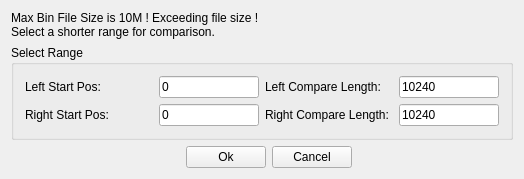
<?xml version="1.0" encoding="UTF-8"?>
<ui version="4.0">
 <class>HexCmpRangeWin</class>
 <widget class="QWidget" name="HexCmpRangeWin">
  <property name="geometry">
   <rect>
    <x>0</x>
    <y>0</y>
    <width>524</width>
    <height>167</height>
   </rect>
  </property>
  <property name="maximumSize">
   <size>
    <width>550</width>
    <height>16777215</height>
   </size>
  </property>
  <property name="windowTitle">
   <string>HexCmpRangeWin</string>
  </property>
  <layout class="QVBoxLayout" name="verticalLayout_2">
   <item>
    <widget class="QLabel" name="label">
     <property name="maximumSize">
      <size>
       <width>16777215</width>
       <height>50</height>
      </size>
     </property>
     <property name="text">
      <string>Max Bin File Size is 10M ! Exceeding file size ! 
Select a shorter range for comparison. </string>
     </property>
    </widget>
   </item>
   <item>
    <widget class="QGroupBox" name="groupBox">
     <property name="title">
      <string>Select Range</string>
     </property>
     <layout class="QVBoxLayout" name="verticalLayout">
      <item>
       <layout class="QHBoxLayout" name="horizontalLayout">
        <item>
         <widget class="QLabel" name="label_2">
          <property name="text">
           <string>Left Start Pos: </string>
          </property>
         </widget>
        </item>
        <item>
         <widget class="QLineEdit" name="leftStartPos">
          <property name="maximumSize">
           <size>
            <width>100</width>
            <height>16777215</height>
           </size>
          </property>
          <property name="text">
           <string>0</string>
          </property>
         </widget>
        </item>
        <item>
         <widget class="QLabel" name="label_5">
          <property name="text">
           <string>Left Compare Length:</string>
          </property>
         </widget>
        </item>
        <item>
         <widget class="QLineEdit" name="leftCmpLens">
          <property name="maximumSize">
           <size>
            <width>100</width>
            <height>16777215</height>
           </size>
          </property>
          <property name="text">
           <string>10240</string>
          </property>
          <property name="maxLength">
           <number>8</number>
          </property>
         </widget>
        </item>
       </layout>
      </item>
      <item>
       <layout class="QHBoxLayout" name="horizontalLayout_2">
        <item>
         <widget class="QLabel" name="label_3">
          <property name="text">
           <string>Right Start Pos:</string>
          </property>
         </widget>
        </item>
        <item>
         <widget class="QLineEdit" name="rightStartPos">
          <property name="maximumSize">
           <size>
            <width>100</width>
            <height>16777215</height>
           </size>
          </property>
          <property name="text">
           <string>0</string>
          </property>
         </widget>
        </item>
        <item>
         <widget class="QLabel" name="label_6">
          <property name="text">
           <string>Right Compare Length:</string>
          </property>
         </widget>
        </item>
        <item>
         <widget class="QLineEdit" name="rightCmpLens">
          <property name="maximumSize">
           <size>
            <width>100</width>
            <height>16777215</height>
           </size>
          </property>
          <property name="text">
           <string>10240</string>
          </property>
          <property name="maxLength">
           <number>8</number>
          </property>
         </widget>
        </item>
       </layout>
      </item>
     </layout>
    </widget>
   </item>
   <item>
    <layout class="QHBoxLayout" name="horizontalLayout_7">
     <item>
      <widget class="QLabel" name="label_4">
       <property name="text">
        <string/>
       </property>
      </widget>
     </item>
     <item>
      <spacer name="horizontalSpacer">
       <property name="orientation">
        <enum>Qt::Horizontal</enum>
       </property>
       <property name="sizeHint" stdset="0">
        <size>
         <width>40</width>
         <height>20</height>
        </size>
       </property>
      </spacer>
     </item>
     <item>
      <widget class="QPushButton" name="pushButton">
       <property name="text">
        <string>Ok</string>
       </property>
      </widget>
     </item>
     <item>
      <widget class="QPushButton" name="pushButton_2">
       <property name="text">
        <string>Cancel</string>
       </property>
      </widget>
     </item>
     <item>
      <spacer name="horizontalSpacer_2">
       <property name="orientation">
        <enum>Qt::Horizontal</enum>
       </property>
       <property name="sizeHint" stdset="0">
        <size>
         <width>40</width>
         <height>20</height>
        </size>
       </property>
      </spacer>
     </item>
    </layout>
   </item>
  </layout>
 </widget>
 <layoutdefault spacing="6" margin="11"/>
 <resources/>
 <connections>
  <connection>
   <sender>pushButton_2</sender>
   <signal>clicked()</signal>
   <receiver>HexCmpRangeWin</receiver>
   <slot>close()</slot>
   <hints>
    <hint type="sourcelabel">
     <x>316</x>
     <y>143</y>
    </hint>
    <hint type="destinationlabel">
     <x>394</x>
     <y>163</y>
    </hint>
   </hints>
  </connection>
  <connection>
   <sender>pushButton</sender>
   <signal>clicked()</signal>
   <receiver>HexCmpRangeWin</receiver>
   <slot>slot_ok()</slot>
   <hints>
    <hint type="sourcelabel">
     <x>207</x>
     <y>143</y>
    </hint>
    <hint type="destinationlabel">
     <x>141</x>
     <y>158</y>
    </hint>
   </hints>
  </connection>
 </connections>
 <slots>
  <slot>slot_ok()</slot>
 </slots>
</ui>
